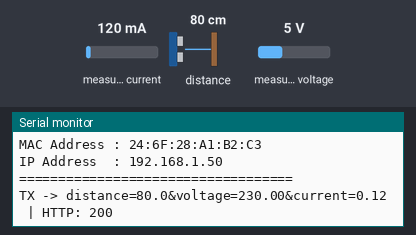
The sketch below on a simulated ESP32. On the bench: the last lines printed to the serial monitor. Inputs (shaded band) come from the test bench; at power-on: measured current 120 mA, distance to the obstacle 80 cm, measured voltage 5 V. WiFi joins after 1.5 s; servers stay silent unless stated; uploads are accepted with an empty reply.

Above: at 3.7 s.
3.8 s: measured current set to 40 mA
At 8.6 s:
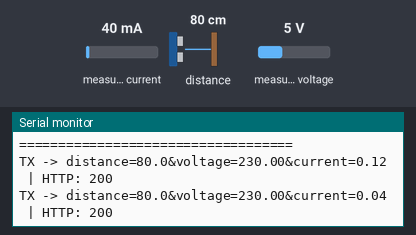
9.7 s: distance to the obstacle set to 2 cm
At 14.6 s:
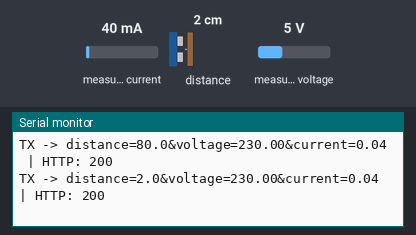
15.6 s: measured voltage set to 0.3 V
At 19.4 s:
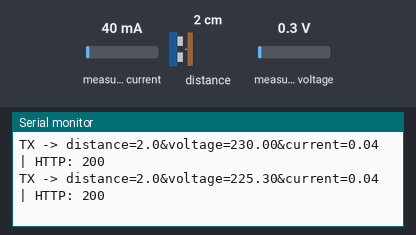

The sketch:

KIT_Plant_And_Machinery_Transmitter_M001.ino
```cpp
#include <WiFi.h>
#include <WiFiManager.h>
#include <ArduinoOTA.h>
#include <HTTPClient.h>
#include <Wire.h>
#include <Adafruit_VL53L0X.h>
#include <PZEM004Tv30.h>

// ========== VL53L0X ==========
Adafruit_VL53L0X lox;

// ========== PZEM ==========
#define PZEM_RX 16
#define PZEM_TX 17
HardwareSerial PZEMSerial(2);
PZEM004Tv30 pzem(PZEMSerial, PZEM_RX, PZEM_TX);

// ========== RECEIVER URL ==========
const char* serverUrl = "http://192.168.1.2/update";

// ========== NETWORK INFO ==========
String ipStr  = "";
String macStr = "";

void setup() {
  Serial.begin(115200);
  delay(1000);

  // -------- WiFiManager --------
  WiFiManager wm;
  wm.setTimeout(180);
  if (!wm.autoConnect("P&M_Transmitter")) {
    Serial.println("WiFi failed, restarting...");
    ESP.restart();
  }

  // -------- OTA --------
  ArduinoOTA.setHostname("P&M_Transmitter");
  ArduinoOTA.begin();

  // -------- NETWORK INFO --------
  macStr = WiFi.macAddress();
  ipStr  = WiFi.localIP().toString();

  Serial.println("===== TRANSMITTER NETWORK INFO =====");
  Serial.print("MAC Address : ");
  Serial.println(macStr);
  Serial.print("IP Address  : ");
  Serial.println(ipStr);
  Serial.println("===================================");

  // -------- VL53L0X --------
  Wire.begin(21, 22);
  if (!lox.begin()) {
    Serial.println("VL53L0X init failed");
    while (1) delay(1000);
  }

  // -------- PZEM --------
  PZEMSerial.begin(9600, SERIAL_8N1, PZEM_RX, PZEM_TX);
}

void loop() {
  ArduinoOTA.handle();

  // -------- Distance --------
  VL53L0X_RangingMeasurementData_t measure;
  lox.rangingTest(&measure, false);

  float distance =
    (measure.RangeStatus != 4) ? measure.RangeMilliMeter / 10.0 : -1;

  // -------- PZEM --------
  float voltage = pzem.voltage();
  float current = pzem.current();

  // -------- HTTP POST --------
  if (WiFi.status() == WL_CONNECTED) {
    HTTPClient http;
    http.begin(serverUrl);
    http.addHeader("Content-Type", "application/x-www-form-urlencoded");

    String data =
      "distance=" + String(distance, 1) +
      "&voltage=" + String(voltage, 2) +
      "&current=" + String(current, 2);

    int code = http.POST(data);
    http.end();

    Serial.print("TX -> ");
    Serial.print(data);
    Serial.print(" | HTTP: ");
    Serial.println(code);
  } else {
    Serial.println("WiFi disconnected");
  }

  delay(5000);
}
```

Measured:
- after the input at 3.8 s, the serial monitor: prints a new line after 4.2 s (image 1)
- after the input at 9.7 s, the serial monitor: prints a new line after 3.6 s (image 2)
- after the input at 15.6 s, the serial monitor: prints a new line after 2.9 s (image 3)
